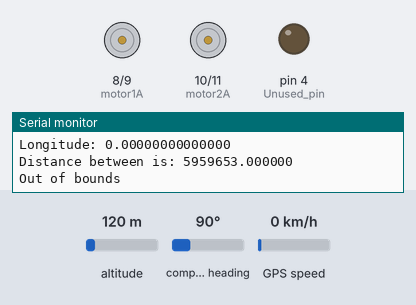
The sketch below on a simulated Arduino Uno, built with avr-gcc and run on an emulated ATmega328P. Parts: motor-driver pin pairs drawn as motors (green arrow = first pin HIGH = forward, orange = second pin HIGH = backward, longer = more drive, scaled by the enable pin), output pins drawn as LEDs (lit = HIGH), the last lines printed to the serial monitor. The test bench sets the inputs (shaded band); at power-on: altitude 120 m, compass heading 90°, GPS speed 0 km/h. The GPS gets a fix after 3 s at 37.7749, -122.4194 with 8 satellites.

Above: at 0.9 s.
At 2.6 s:
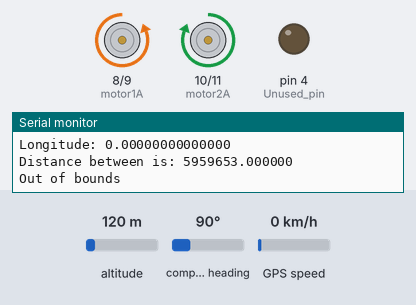
At 4.16 s:
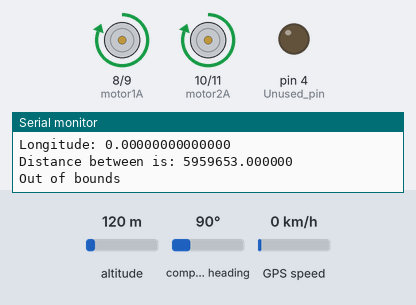
Timing chart, 0 to 4.9 s (numbered marks = the images above):
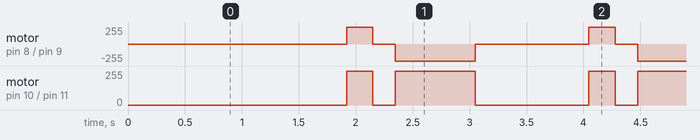

Measured:
- by itself, motor on pin 8 (motor1A) / pin 9 (motor1B): repeats every 2.1 s: stopped 0.20 s, backward 255/255 0.70 s, stopped 1.0 s, forward 255/255 0.23 s
- by itself, motor on pin 10 (motor2A) / pin 11 (motor2B): repeats every 2.1 s: stopped 0.20 s, forward 255/255 0.70 s, stopped 1.0 s, forward 255/255 0.23 s

The sketch:

geo_motors.ino
```cpp
//---------------------------Craig Ratchford-----------------------------------//
//--------------------------GPS contained robot-------------------------------//


#include <SoftwareSerial.h>  // Library for using serial communication on other pins
#include <TinyGPS++.h>       // Library for parsing GPS data
#include <Adafruit_GPS.h>    // Optional: Adafruit GPS library (not used directly here)
#include <math.h>            // Math functions (optional, not used here)

// Define pins for GPS module
#define GPS_RX_PIN 6
#define GPS_TX_PIN 5

// Initialize software serial for GPS communication
SoftwareSerial gpsSerial(GPS_RX_PIN, GPS_TX_PIN);
TinyGPSPlus gps;  // Create TinyGPS++ object


// User-defined target coordinates
// These coordinates define the "center point" of a virtual boundary.
// The program will measure the distance between the current GPS position
// and this target point to determine if the device is within the allowed range.
const float userLatitude = 53.32642745971679;   // Target latitude (center of boundary)
const float userLongitude = -6.27157163619995; // Target longitude (center of boundary)

float gpsLatitude, gpsLongitude;  // Variables to store current GPS coordinates

int maxdistance = 5; // Maximum allowed distance in meters

// Define pins for motor driver (L298N)
const int motor1A = 8;    // IN1
const int motor1B = 9;    // IN2
const int motor2A = 10;   // IN3
const int motor2B = 11;   // IN4
const int enA = 12;       // Enable pin for motor 1
const int enB = 7;        // Enable pin for motor 2

void setup() {
  Serial.begin(115200);        // Start serial monitor
  gpsSerial.begin(9600);       // Start GPS serial communication
  pinMode(4, OUTPUT);          // Unused pin (can be removed if not needed)

  // Initialize motor control pins as OUTPUT
  pinMode(motor1A, OUTPUT);
  pinMode(motor1B, OUTPUT);
  pinMode(motor2A, OUTPUT);
  pinMode(motor2B, OUTPUT);
  pinMode(enA, OUTPUT);
  pinMode(enB, OUTPUT);
}

// Function prototype for distance calculation
float getdistance(float userLatitude, float userLongitude, float gpsLatitude, float gpsLongitude);

void loop() {
  // Read GPS data if available
  while (gpsSerial.available() > 0) {
    if (gps.encode(gpsSerial.read())) {  // Parse GPS data
      // Print number of satellites seen
      Serial.print("Satellites seen: ");
      Serial.println(gps.satellites.value());

      // Print current GPS coordinates
      Serial.print("Latitude: ");
      Serial.println(gps.location.lat(), 14);
      Serial.print("Longitude: ");
      Serial.println(gps.location.lng(), 14);

      // Store GPS coordinates in variables
      gpsLatitude = gps.location.lat();
      gpsLongitude = gps.location.lng();

      // Calculate distance from target coordinates
      float dd = getdistance(userLatitude, userLongitude, gpsLatitude, gpsLongitude);
      Serial.print("Distance between is: ");
      Serial.println(dd, 6);

      // Check if within boundary
      if (dd < maxdistance) {
        Serial.println("Within boundary");
        moveForward();  // Move forward if within allowed distance
      } else {
        Serial.println("Out of bounds");
        stopMotors();   // Stop motors
        delay(200);

        // Turn right and avoid obstacle
        turnRight();
        delay(1000);
        moveForward();  // Move forward after turning

        delay(200);
      }
    }
  }
}

// Function to calculate distance between two GPS points
float getdistance(float userLatitude, float userLongitude, float gpsLatitude, float gpsLongitude) {
  float distance = gps.distanceBetween(userLatitude, userLongitude, gpsLatitude, gpsLongitude);
  return distance;  // Return distance in meters
}

// Function to move both motors forward
void moveForward() {
  digitalWrite(motor1A, HIGH);
  digitalWrite(motor1B, LOW);
  digitalWrite(motor2A, HIGH);
  digitalWrite(motor2B, LOW);

  analogWrite(enA, 200);  // Set speed of motor 1
  analogWrite(enB, 200);  // Set speed of motor 2
}

// Function to stop both motors
void stopMotors() {
  digitalWrite(motor1A, LOW);
  digitalWrite(motor1B, LOW);
  digitalWrite(motor2A, LOW);
  digitalWrite(motor2B, LOW);
}

// Function to turn the robot right
void turnRight() {
  // Reverse one motor to turn
  digitalWrite(motor1A, LOW);
  digitalWrite(motor1B, HIGH);
  digitalWrite(motor2A, HIGH);
  digitalWrite(motor2B, LOW);

  delay(700);  // Duration of turn

  analogWrite(enA, 120);  // Set motor speed after turn
  analogWrite(enB, 120);
}
```
